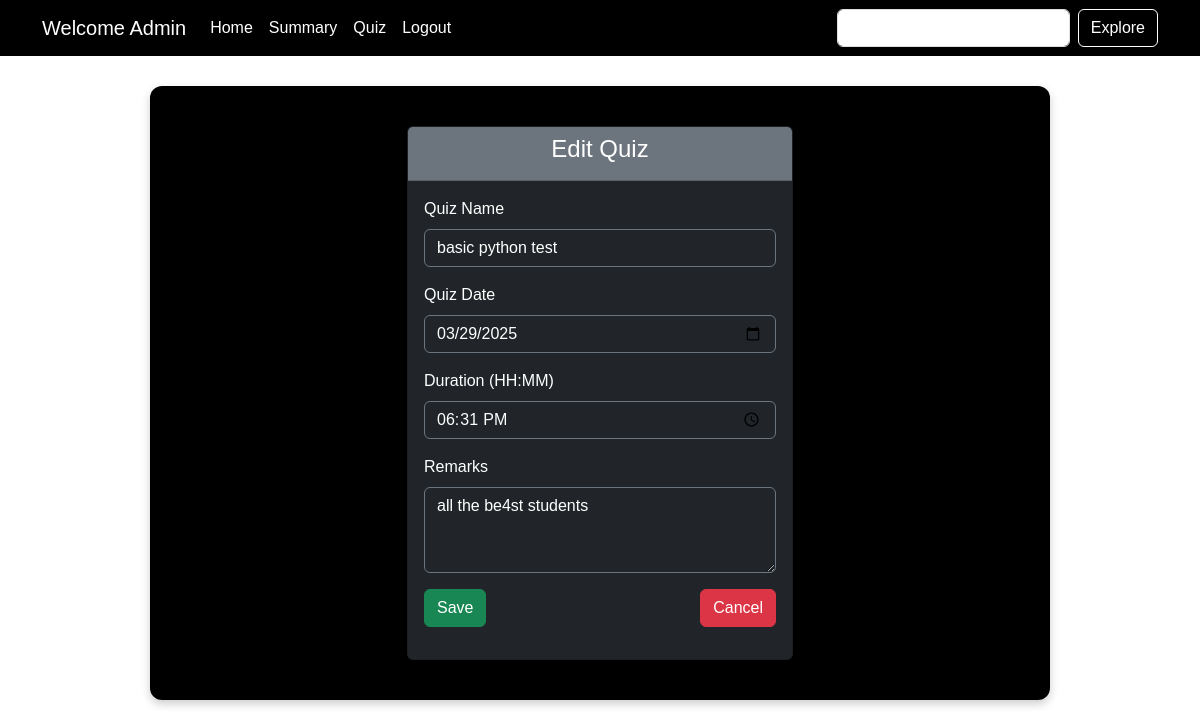
The app's page /edit_quiz/1/Aleena Ayesha Alvi  with its own data.
### backend/models.py (models this page shows)
class Quiz(db.Model):
    __tablename__ = "quizzes"
    id = db.Column(db.Integer, primary_key=True)
    chapter_id = db.Column(db.Integer, db.ForeignKey("chapters.id"), nullable=False)  # Fixed FK
    quiz_name = db.Column(db.String(80), nullable=False)
    quiz_date = db.Column(db.Date, nullable=False)  # Fixed Date Type
    duration = db.Column(db.Time, nullable=False)  # Fixed Duration Type
    remarks = db.Column(db.String(200), nullable=False)
    questions = db.relationship("Question", backref="quizzes", lazy=True, cascade="all,delete")
    scores = db.relationship("Score", backref="quizzes", lazy=True, cascade="all,delete")

### backend/controllers.py (the view, shortened to what this page needs)
@app.route('/edit_quiz/<id>/<name>', methods=['GET', 'POST'])
def edit_quiz(id, name):
    quiz = Quiz.query.get(id)
    return render_template('edit_quiz.html', name=name, quiz=quiz)

### templates/edit_quiz.html (shortened to what this page needs)
{% extends "admin_layout.html" %}
{% block content %}
  <div class="container">
    <div class="row justify-content-center">
      <div class="col-md-6">
        <div class="card bg-dark text-white">
          <div class="card-header text-center bg-secondary">
            <h4>Edit Quiz</h4>
          </div>
          <div class="card-body">
            <form action="/edit_quiz/{{quiz.id}}/{{name}}" method="POST">
              <div class="mb-3">
                <label for="quiz_name" class="form-label">Quiz Name</label>
                <input type="text" class="form-control bg-dark text-white border-secondary placeholder-light"
                       name="quiz_name" id="quiz_name" value="{{quiz.quiz_name}}" required>
              </div>
              <div class="mb-3">
                <label for="quiz_date" class="form-label">Quiz Date</label>
                <input type="date" class="form-control bg-dark text-white border-secondary placeholder-light"
                       name="quiz_date" id="quiz_date" value="{{ quiz.quiz_date }}" required>
              </div>
              <div class="mb-3">
                <label for="duration" class="form-label">Duration (HH:MM)</label>
                <input type="time" class="form-control bg-dark text-white border-secondary placeholder-light"
                       name="duration" id="duration" value="{{ quiz.duration }}" required>
              </div>
              <div class="mb-3">
                <label for="remarks" class="form-label">Remarks</label>
                <textarea class="form-control bg-dark text-white border-secondary placeholder-light"
                          name="remarks" id="remarks" rows="3" required>{{ quiz.remarks }}</textarea>
              </div>
              <div class="mb-3 d-flex justify-content-between">
                <button type="submit" class="btn btn-success">Save</button>
                <a href="/admin_quiz_dashboard/{{name}}" class="btn btn-danger">Cancel</a>
              </div>
            </form>
          </div>
        </div>
      </div>
    </div>
  </div>
{% endblock %}

### templates/admin_layout.html (style rules this page uses)
body { background-color: white; font-family: Arial, sans-serif; }

### templates/edit_quiz.html (style rules this page uses)
.placeholder-light::placeholder { color: rgba(255, 255, 255, 0.6); }

### records on screen
Quiz: quiz_name "basic python test", quiz_date "03/29/2025", duration "18:31:00", remarks "all the be4st students"
